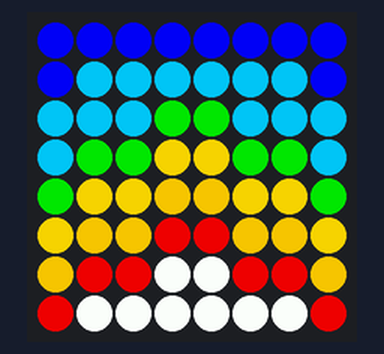
Bench run of a program on a simulated Raspberry Pi (BCM pin numbers) with a Sense HAT. On the bench: the Sense HAT's 8×8 RGB LED matrix. At 0.0 s the program stops and its outputs stay as they are.

Above: at 0.1 s.

The program:

sense_hat_set_multiple_pixels.py
```python
from sense_hat import SenseHat

sh = SenseHat()

r = (205, 0, 0)
g = (0, 180, 0)
b = (0, 0, 230)
c = (0, 180, 230)
m = (240, 0, 255)
w = (255, 255, 255)
y = (225, 195, 0)
o = (230, 180, 0)

sh.clear()

grid = [
    b, b, b, b, b, b, b, b,
    b, c, c, c, c, c, c, b,
    c, c, c, g, g, c, c, c,
    c, g, g, y, y, g, g, c,
    g, y, y, o, o, y, y, g,
    y, o, o, r, r, o, o, y,
    o, r, r, w, w, r, r, o,
    r, w, w, w, w, w, w, r
]
sh.set_pixels(grid)
```
